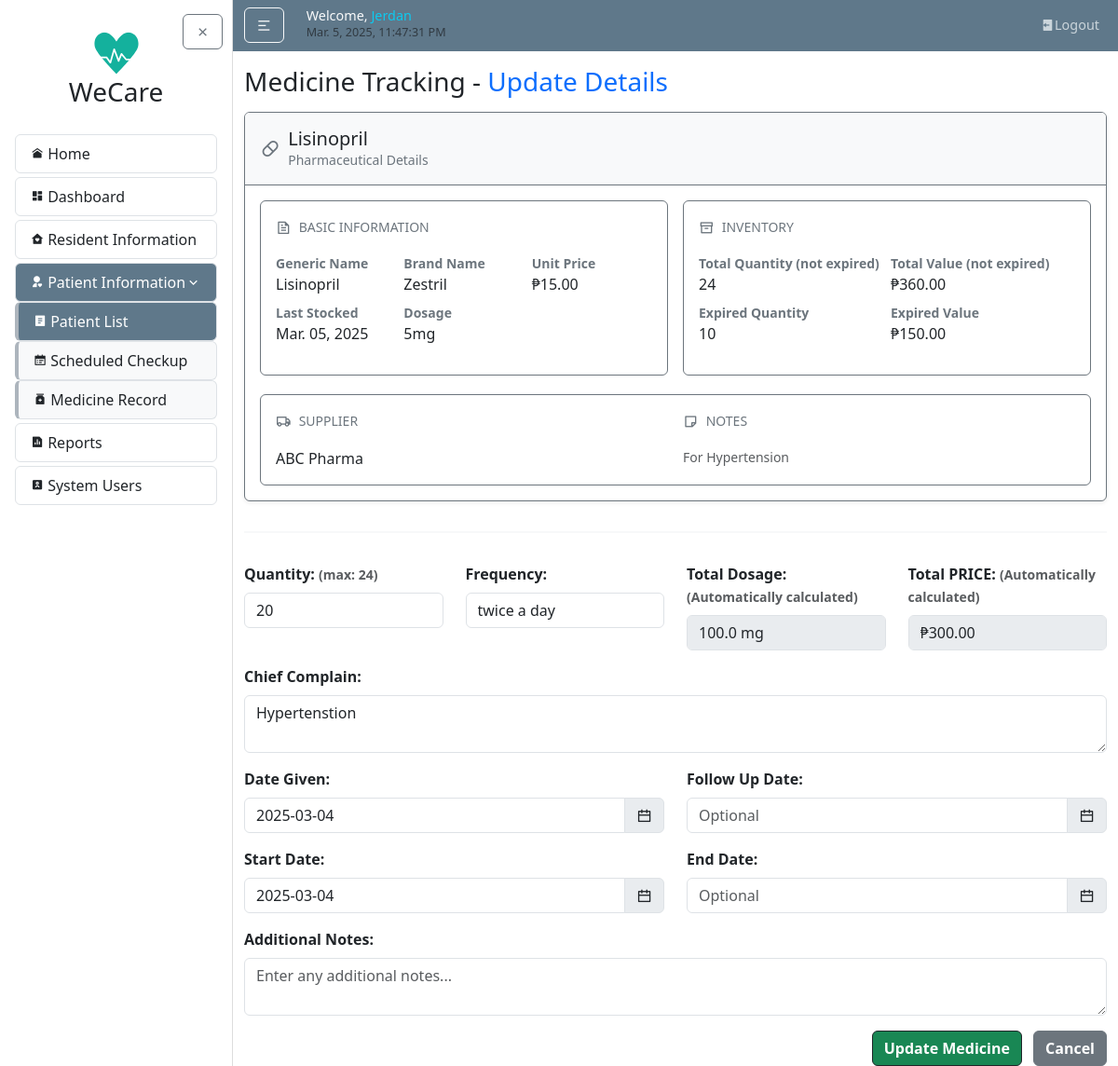
The page /patients/medicine-tracking/update/6/ (signed in) on the database as committed earlier.
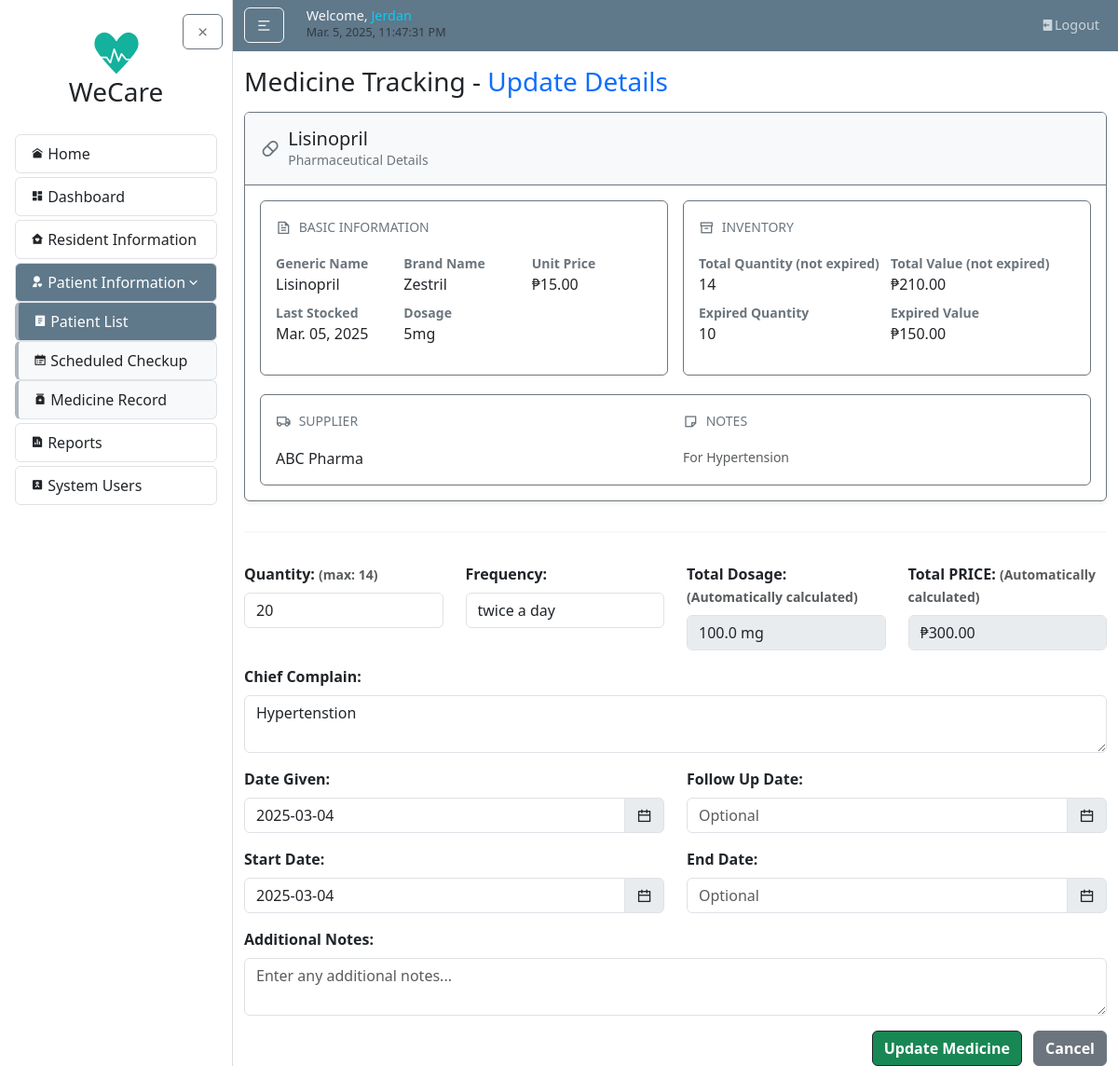
The same page on the database as committed later.
### medicineMonitoring/models.py (models this page shows, shortened)
class Medicine(models.Model):
    medicine_name = models.CharField(max_length=255)
    generic_name = models.CharField(max_length=255, blank=True, null=True)
    brand_name = models.CharField(max_length=255, blank=True, null=True)
    dosage = models.CharField(max_length=100, blank=True, null=True)
    unit_price = models.DecimalField(max_digits=10, decimal_places=2, default=Decimal("0.00"))
    total_value = models.DecimalField(max_digits=10, decimal_places=2, default=Decimal("0.00"))
    total_quantity = models.PositiveIntegerField(default=0)
    supplier_name = models.CharField(max_length=255)
    date_last_stock = models.DateField(blank=True)
    notes = models.TextField(blank=True, null=True)
    @property
    def expired_quantity(self):
        today = date.today()
        expired_stocks = self.stocks.filter(expiration_date__lte=today)
        return sum(stock.quantity for stock in expired_stocks)
    @property
    def expired_value(self):
        today = date.today()
        expired_stocks = self.stocks.filter(expiration_date__lte=today)
        return sum(stock.quantity * self.unit_price for stock in expired_stocks)

class MedicineStock(models.Model):
    medicine = models.ForeignKey(Medicine, on_delete=models.CASCADE, related_name="stocks")
    quantity = models.PositiveIntegerField(default=0)
    expiration_date = models.DateField()
    notes = models.TextField(blank=True, null=True)
    objects = MedicineStockManager()

### patientInfo/views.py (the view, shortened to what this page needs)
# urls.py: path('medicine-tracking/update/<int:tracking_id>/', views.medicine_tracking_update, name='medicine-tracking-update'),
@login_required
def medicine_tracking_update(request, tracking_id):
    tracking = get_object_or_404(MedicineTracking, id=tracking_id)
    patient = tracking.patient
    medicine = tracking.medicine
    old_quantity = tracking.quantity_used
    context = {
        "tracking": tracking,
        "patient": patient,
        "medicine": medicine,
    }
    return render(request, "patientInfo/medicinetracking_update.html", context)

### patientInfo/templates/patientInfo/medicinetracking_update.html (shortened to what the changed rows need)
{% extends "home/layout.html" %}
{% load static %}
{% load crispy_forms_tags %}
{% block style %}
  <link rel="stylesheet" href="{% static 'residentInfo/main.css' %}">
{% endblock style %}
{% block body %}
<div class="card info-card border-secondary shadow-sm mb-4">
  <div class="card-header bg-light border-secondary border-bottom py-3">
    <div class="d-flex align-items-center gap-2">
      <div>
        <h3 class="h5 mb-0 text-dark">{{ medicine.medicine_name }}</h3>
        <p class="text-secondary mb-0 small">Pharmaceutical Details</p>
      </div>
    </div>
  </div>
  <div class="card-body p-3">
    <div class="row g-3">
      <div class="col-md-6">
        <div class="info-box border border-secondary rounded p-3 mb-1">
          <dl class="row g-2">
            <div class="col-4">
              <dt class="text-secondary small">Generic Name</dt>
              <dd class="mb-0">{{ medicine.generic_name|default:"-" }}</dd>
            </div>
            <div class="col-4">
              <dt class="text-secondary small">Brand Name</dt>
              <dd class="mb-0">{{ medicine.brand_name|default:"-" }}</dd>
            </div>
            <div class="col-4">
              <dt class="text-secondary small">Unit Price</dt>
              <dd class="mb-0">₱{{ medicine.unit_price|floatformat:2 }}</dd>
            </div>
            <div class="col-4">
              <dt class="text-secondary small">Last Stocked</dt>
              <dd class="mb-0">{{ medicine.date_last_stock|date:"M. d, Y"|default:"-" }}</dd>
            </div>
            <div class="col-4">
              <dt class="text-secondary small">Dosage</dt>
              <dd class="mb-0">{{ medicine.dosage|default:"-" }}</dd>
            </div>
          </dl>
        </div>
      </div>
      <div class="col-md-6">
        <div class="info-box border border-secondary rounded p-3 mb-1">
          <dl class="row g-2">
            <div class="col-6">
              <dt class="text-secondary small">Total Quantity (not expired)</dt>
              <dd class="mb-0">{{ medicine.total_quantity|default:"-" }}</dd>
            </div>
            <div class="col-6">
              <dt class="text-secondary small">Total Value (not expired)</dt>
              <dd class="mb-0">₱{{ medicine.total_value|default:"-" }}</dd>
            </div>
            <div class="col-6 mt-2">
              <dt class="text-secondary small">Expired Quantity</dt>
              <dd class="mb-0">{{ medicine.expired_quantity }}</dd>
            </div>
            <div class="col-6 mt-2">
              <dt class="text-secondary small">Expired Value</dt>
              <dd class="mb-0">₱{{ medicine.expired_value|floatformat:2 }}</dd>
            </div>
          </dl>
        </div>
      </div>
      <div class="col-12">
        <div class="info-box border border-secondary rounded p-3">
          <div class="row g-3">
            <div class="col-md-6">
              <div class="d-flex align-items-center gap-2 mb-3">
                <i class="ri-truck-line text-secondary"></i>
                <h4 class="text-uppercase small text-secondary mb-0">Supplier</h4>
              </div>
              <p class="mb-0">{{ medicine.supplier_name }}</p>
            </div>
            <div class="col-md-6">
              <div class="d-flex align-items-center gap-2 mb-3">
                <i class="ri-sticky-note-line text-secondary"></i>
                <h4 class="text-uppercase small text-secondary mb-0">Notes</h4>
              </div>
              <p class="mb-0 text-muted small">{{ medicine.notes|default:"No special notes" }}</p>
            </div>
          </div>
        </div>
      </div>
    </div>
  </div>
</div>
<div class="col-12 mt-3">
  <form method="POST" action="{% url 'medicine-tracking-update' tracking.id %}">
    <div class="row">
      <div class="col-md-3 mb-3">
        <label for="quantity" class="form-label">Quantity: <small class="text-muted">(max: {{ medicine.total_quantity }})</small></label>
      </div>
    </div>
  </form>
</div>
{% endblock body %}

Rows that differ between the two databases and show on the page:
changed Medicine "Lisinopril": total_quantity "24" → "14"; total_value "360.00" → "210.00"
